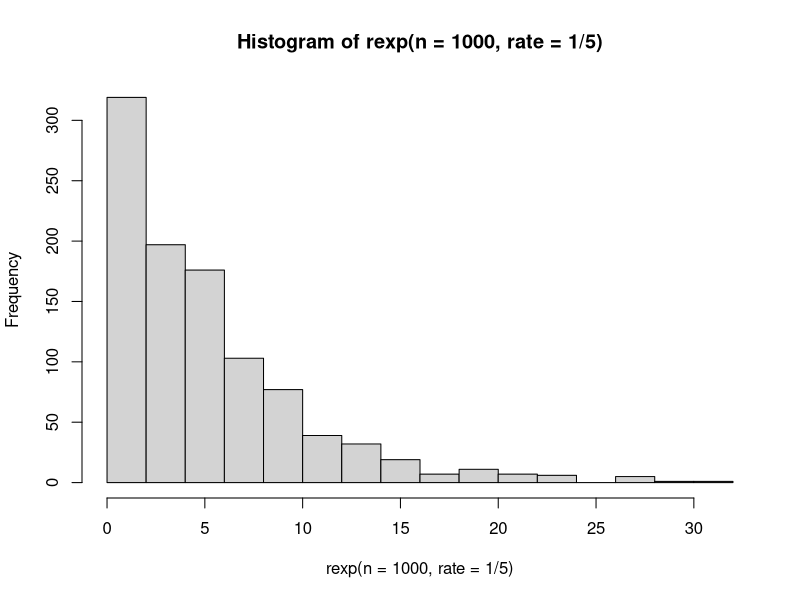
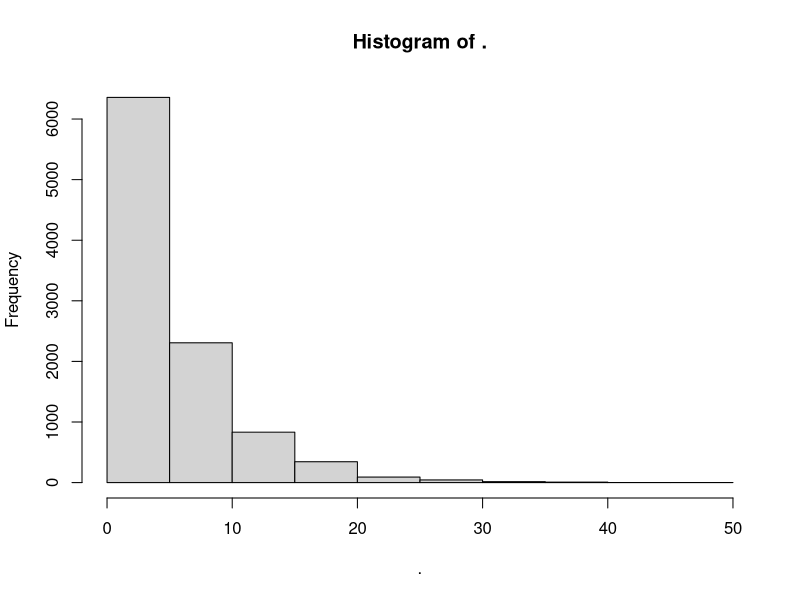
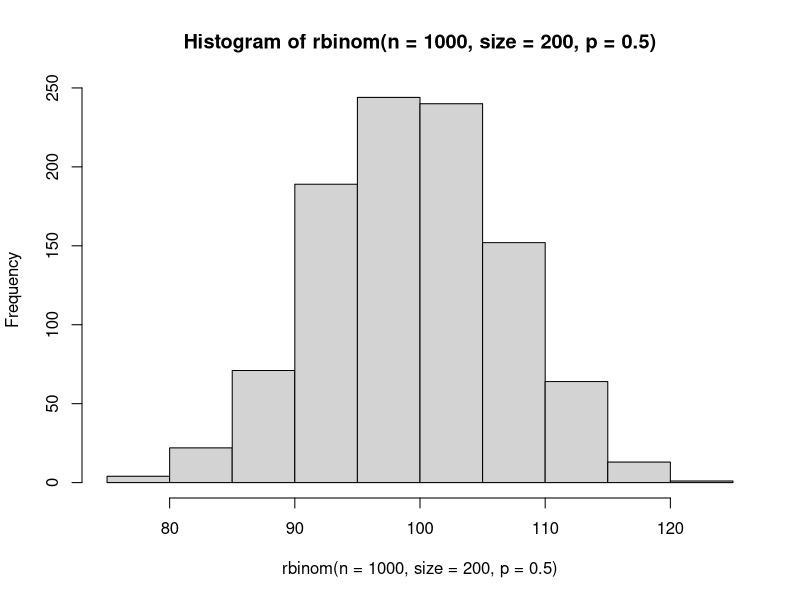
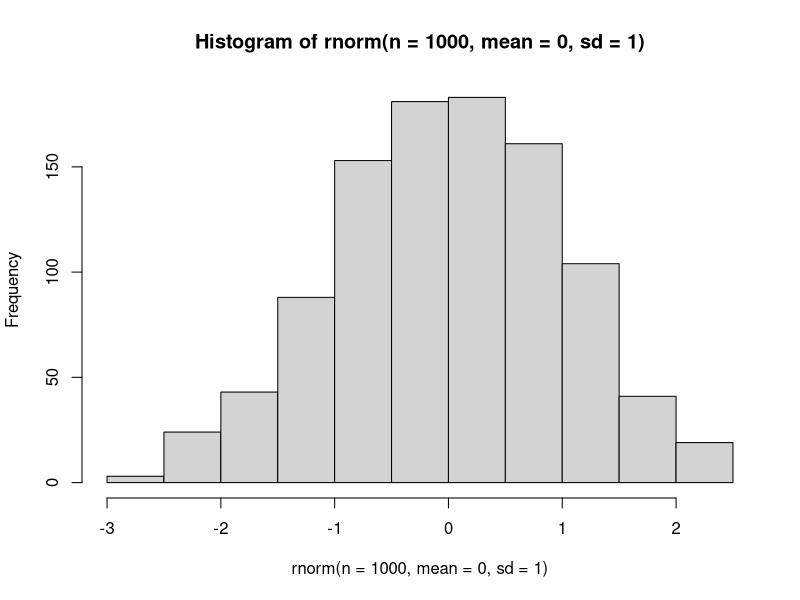
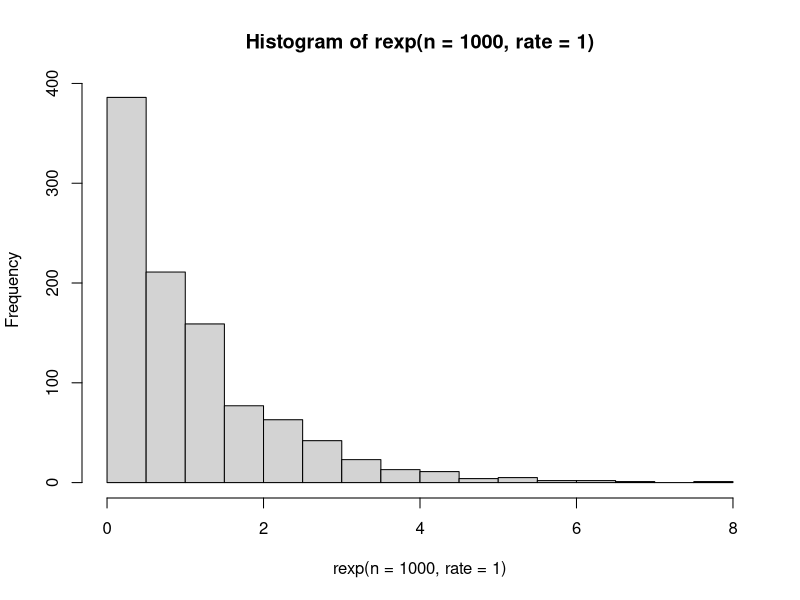
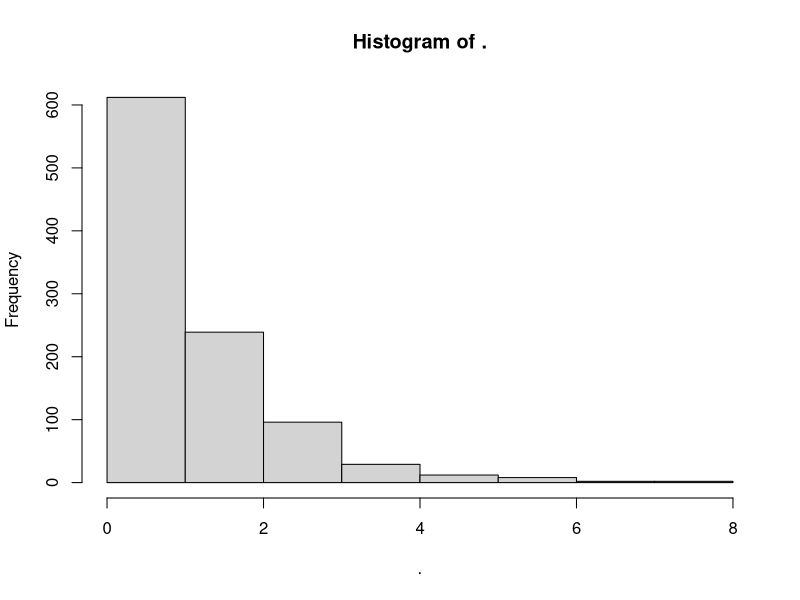
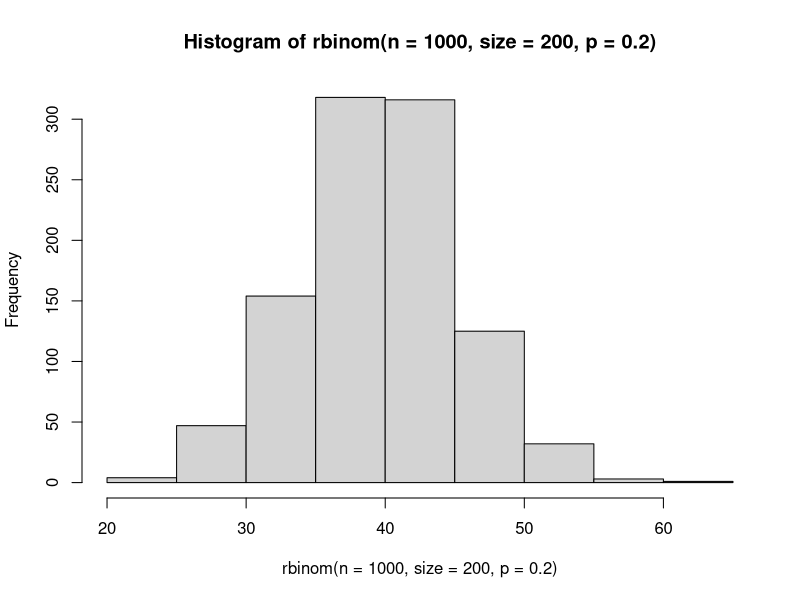
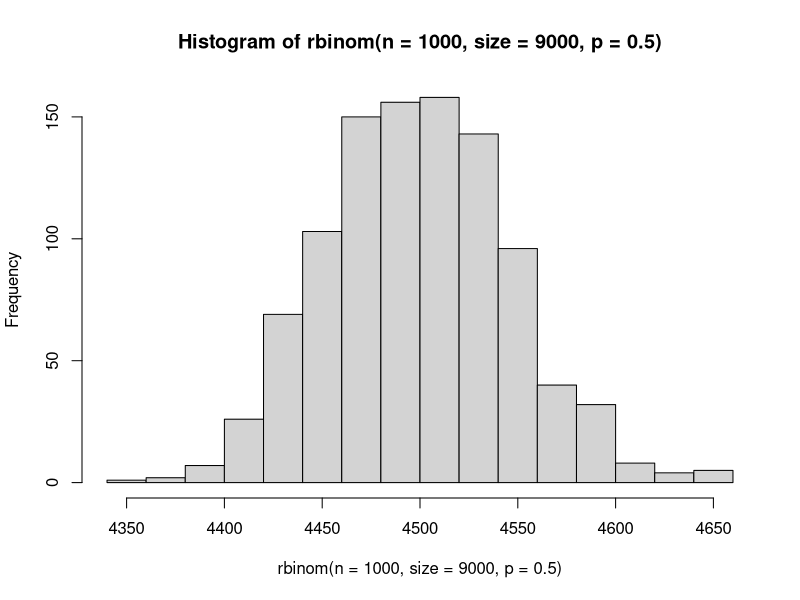

Recreate these plots in R, in order.
## ---- chunk 1
?rbinom
?rgeom
?rpois
## ---- chunk 2

# generate a single Binomial random variable:
rbinom(n = 1, size = 10, prob = .3)

# generate a single Geometric random variable:
rgeom(n = 1, prob = 0.5)

# generate a single Poisson random variable:
rpois(n = 1, lambda = 0.9)
## ---- chunk 3
# generate 10 Binomial random variables:
rbinom(n = 10, size = 20, p = 0.45)

# generate 10 Geometric random variables:
rgeom(n=10, p=0.25)

# generate 10 Poisson random variables:
rpois(n = 10, lambda = 0.65)
## ---- chunk 4
# Exponential:
hist(rexp(n = 1000, rate=1/5))
# or 
library(magrittr)
rexp(10000, rate=1/5) %>% hist

# Binomial:
hist(rbinom(n = 1000, size = 200, p = 0.5))

# Normal:
hist(rnorm(n = 1000, mean = 0, sd = 1 ))

## ---- chunk 5

# Exponential:
hist(rexp(n = 1000, rate = 1))
# or 
library(magrittr)
rexp(1000, rate=1) %>% hist

# Binomial: (change p, not the size parameter)

hist(rbinom(n = 1000, size = 200, p = 0.2))

# Binomial: (change the size parameter, not p)

hist(rbinom(n = 1000, size = 9000, p = 0.5))

# Normal: (change the mean, not the standard deviation)

hist(rnorm(n = 1000, mean = 10, sd = 1 ))

# Normal: (change the standard deviation, not the mean)

hist(rnorm(n = 1000, mean = 0, sd = 5 ))

## ---- chunk 6
# Exponential, for values k=0,1,2,...,20:
# 
k <- seq(0,20)
plot( k, dexp(k,rate=1) )

# Binomial(n=10,p=0.3), for values k=0,1,2,...,9,10:

k = seq(0,10)
plot(k, dbinom(k, 10, 0.3))

# Normal(mean=0,sd=1), for x in [-3,3] in increments of size 0.1
x <- seq(-3,3,0.1)
# Note that this is a density, not a mass function,
# but for plotting purposes, we can't evaluate the pdf at
# EVERY point, so we'll just choose a few.
plot( x, dnorm(x,mean=0,sd=1))

# Normal(mean=1,sd=2), for x in [-5,7] in increments of size 0.1

x = seq(-5,7,0.1)
plot(x, dnorm(x, mean = 1, sd = 2))
## ---- chunk 7
# 5a) Define a function sum_of_normals that takes a single argument n (you may assume that n is a non-negative integer), generates n independent normals with mean 0 and variance 1, and returns their sum.
# Hint: pay attention to the case n=0. What should be the sum of zero normals?

sum_of_normals <- function( n ){
  sum(rnorm(n, mean = 0, sd = 1))
}

sum_of_normals(20)

# 5b) Define a function sum_of_poissons that takes two arguments: a non-negative integer n and a positive real lambda.
# Your function should generate n independent Poisson random variables with shared parameter lambda, and return their sum.
# You may assume that n is a non-negative integer and lambda is a positive real (i.e., numeric)
# n and lambda should both default to 1, so that sum_of_poissons(5) returns the sum of five Pois(1) random variables.
sum_of_poissons <- function(n = 1 , lambda = 1) {
  sum(rpois(n, lambda))
}

sum_of_poissons(5)

# 5c) Define a function max_of_normals that takes three arguments:
# a non-negative integer n
# a real number (i.e., numeric) mu
# a positive real (i.e., positive numeric) sigma
# Your function should generate n independent normals with mean and sd given by mu and sigma, respectively, and return the maximum of those n normal RVs.
# mu should default to 0 and sigma should default to 1. There should be no default value for n.
# Hint: be careful of the case n=0. By convention, the maximum of an empty set (e.g., the maximum of a collection of zero normals) 
# By convention, the maximum of an empty set is negative infinity.
max_of_normals = function(n, mu = 0, sigma = 1){
  max(rnorm(n, mu, sigma))
}
max_of_normals(10, 2, 5)
